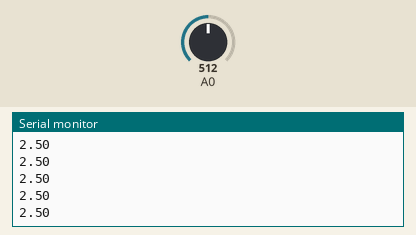
The sketch below on a simulated Arduino Uno, built with avr-gcc and run on an emulated ATmega328P. Parts: the last lines printed to the serial monitor. The inputs (shaded band) are chosen by the test bench; at power-on: A0 = 512.

Above: at 1.2 s.
1.3 s: A0 set to 716
At 1.31 s:
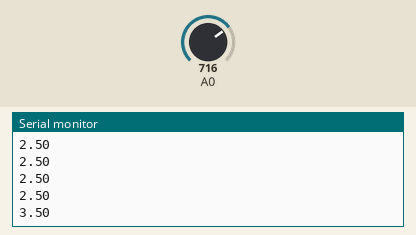
2.8 s: A0 set to 900
At 2.82 s:
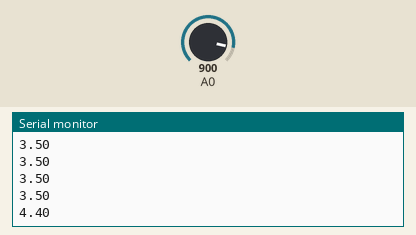
Timing chart, 0 to 5.8 s (numbered marks = the images above; inputs shaded):
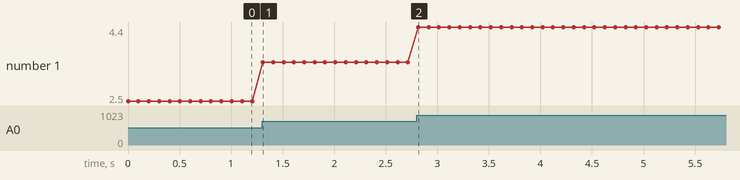

Measured:
- after the input at 1.3 s, the serial monitor: prints a new line at once (image 1)
- after the input at 2.8 s, the serial monitor: prints a new line at once (image 2)
- plotted number 1: 2.5 → 3.5 after the input at 1.3 s, 3.5 → 4.4 after the input at 2.8 s

The sketch:

Volt_metro_Arduino.ino
```cpp
void setup() {

  // O comando abaixo é desnecessário caso o modo seja DEFAULT

  //Comunicação com a porta lógica 9600 do ARduino com o Monitor Serial
  Serial.begin(9600);

}

// Inicio do codigo
void loop(){

  //Le a tensao como uma variavel real
  float quedatensaoresistor = analogRead(A0);
  //Escreve uma equação para a variavel real
  quedatensaoresistor = quedatensaoresistor*5/1023;


  //Exibe o valor lido na tela
  Serial.println(quedatensaoresistor);

  delay(100);
}
```
